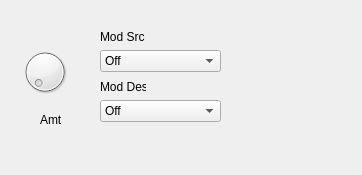
<?xml version="1.0" encoding="UTF-8"?>
<ui version="4.0">
 <class>Dialog</class>
 <widget class="QDialog" name="Dialog">
  <property name="geometry">
   <rect>
    <x>0</x>
    <y>0</y>
    <width>362</width>
    <height>175</height>
   </rect>
  </property>
  <property name="windowTitle">
   <string>Dialog</string>
  </property>
  <widget class="QComboBox" name="modDest">
   <property name="geometry">
    <rect>
     <x>100</x>
     <y>100</y>
     <width>121</width>
     <height>22</height>
    </rect>
   </property>
   <item>
    <property name="text">
     <string>Off</string>
    </property>
   </item>
   <item>
    <property name="text">
     <string>Osc 1 Freq</string>
    </property>
   </item>
   <item>
    <property name="text">
     <string>Osc 2 Freq</string>
    </property>
   </item>
   <item>
    <property name="text">
     <string>Osc 1+2 Freq</string>
    </property>
   </item>
   <item>
    <property name="text">
     <string>Osc Mix</string>
    </property>
   </item>
   <item>
    <property name="text">
     <string>Noise Level</string>
    </property>
   </item>
   <item>
    <property name="text">
     <string>Osc 1 PW</string>
    </property>
   </item>
   <item>
    <property name="text">
     <string>Osc 2 PW</string>
    </property>
   </item>
   <item>
    <property name="text">
     <string>Osc 1+2 PW</string>
    </property>
   </item>
   <item>
    <property name="text">
     <string>Filter Freq</string>
    </property>
   </item>
   <item>
    <property name="text">
     <string>Resonance</string>
    </property>
   </item>
   <item>
    <property name="text">
     <string>Filter Audio Mod</string>
    </property>
   </item>
   <item>
    <property name="text">
     <string>VCA Level</string>
    </property>
   </item>
   <item>
    <property name="text">
     <string>Pan</string>
    </property>
   </item>
   <item>
    <property name="text">
     <string>LFO 1 Freq</string>
    </property>
   </item>
   <item>
    <property name="text">
     <string>LFO2 Freq</string>
    </property>
   </item>
   <item>
    <property name="text">
     <string>LFO3 Freq</string>
    </property>
   </item>
   <item>
    <property name="text">
     <string>LFO4 Freq</string>
    </property>
   </item>
   <item>
    <property name="text">
     <string>All LFO Freq</string>
    </property>
   </item>
   <item>
    <property name="text">
     <string>LFO1 Amt</string>
    </property>
   </item>
   <item>
    <property name="text">
     <string>LFO2 Amt</string>
    </property>
   </item>
   <item>
    <property name="text">
     <string>LFO3 Amt</string>
    </property>
   </item>
   <item>
    <property name="text">
     <string>LFO4 Amt</string>
    </property>
   </item>
   <item>
    <property name="text">
     <string>All LFO Amt</string>
    </property>
   </item>
   <item>
    <property name="text">
     <string>Filter Env Amt</string>
    </property>
   </item>
   <item>
    <property name="text">
     <string>Amp Env Amt</string>
    </property>
   </item>
   <item>
    <property name="text">
     <string>Env 3 Amt</string>
    </property>
   </item>
   <item>
    <property name="text">
     <string>All Env Amt</string>
    </property>
   </item>
   <item>
    <property name="text">
     <string>Env1 Attak</string>
    </property>
   </item>
   <item>
    <property name="text">
     <string>Env2 Attack</string>
    </property>
   </item>
   <item>
    <property name="text">
     <string>Env3 Attack</string>
    </property>
   </item>
   <item>
    <property name="text">
     <string>All Env Attacks</string>
    </property>
   </item>
   <item>
    <property name="text">
     <string>Env1 Decay</string>
    </property>
   </item>
   <item>
    <property name="text">
     <string>Env2 Decay</string>
    </property>
   </item>
   <item>
    <property name="text">
     <string>Env3 Decay</string>
    </property>
   </item>
   <item>
    <property name="text">
     <string>All Env Decays</string>
    </property>
   </item>
   <item>
    <property name="text">
     <string>Env1 Release</string>
    </property>
   </item>
   <item>
    <property name="text">
     <string>Env2 Release</string>
    </property>
   </item>
   <item>
    <property name="text">
     <string>Env3 Release</string>
    </property>
   </item>
   <item>
    <property name="text">
     <string>All Env Releases</string>
    </property>
   </item>
   <item>
    <property name="text">
     <string>Mod1 Amt</string>
    </property>
   </item>
   <item>
    <property name="text">
     <string>Mod2 Amt</string>
    </property>
   </item>
   <item>
    <property name="text">
     <string>Mod3 Amt</string>
    </property>
   </item>
   <item>
    <property name="text">
     <string>Mod4 Amt</string>
    </property>
   </item>
   <item>
    <property name="text">
     <string>Ext Audio In Level</string>
    </property>
   </item>
   <item>
    <property name="text">
     <string>Sub Osc1</string>
    </property>
   </item>
   <item>
    <property name="text">
     <string>Sub Osc 2</string>
    </property>
   </item>
   <item>
    <property name="text">
     <string>Skew 1/2</string>
    </property>
   </item>
   <item>
    <property name="text">
     <string/>
    </property>
   </item>
  </widget>
  <widget class="QLabel" name="label_3">
   <property name="geometry">
    <rect>
     <x>100</x>
     <y>80</y>
     <width>46</width>
     <height>13</height>
    </rect>
   </property>
   <property name="text">
    <string>Mod Dest</string>
   </property>
  </widget>
  <widget class="QDial" name="modAmt">
   <property name="geometry">
    <rect>
     <x>20</x>
     <y>40</y>
     <width>50</width>
     <height>64</height>
    </rect>
   </property>
   <property name="maximum">
    <number>1024</number>
   </property>
  </widget>
  <widget class="QLabel" name="label">
   <property name="geometry">
    <rect>
     <x>40</x>
     <y>110</y>
     <width>41</width>
     <height>20</height>
    </rect>
   </property>
   <property name="text">
    <string>Amt</string>
   </property>
  </widget>
  <widget class="QComboBox" name="modSrc">
   <property name="geometry">
    <rect>
     <x>100</x>
     <y>50</y>
     <width>121</width>
     <height>22</height>
    </rect>
   </property>
   <item>
    <property name="text">
     <string>Off</string>
    </property>
   </item>
   <item>
    <property name="text">
     <string>Sequence Track 1</string>
    </property>
   </item>
   <item>
    <property name="text">
     <string>Sequence Track 2</string>
    </property>
   </item>
   <item>
    <property name="text">
     <string>Sequence Track 3</string>
    </property>
   </item>
   <item>
    <property name="text">
     <string>Sequence Track 4</string>
    </property>
   </item>
   <item>
    <property name="text">
     <string>LFO 1</string>
    </property>
   </item>
   <item>
    <property name="text">
     <string>LFO 2</string>
    </property>
   </item>
   <item>
    <property name="text">
     <string>LFO 3</string>
    </property>
   </item>
   <item>
    <property name="text">
     <string>LFO 4</string>
    </property>
   </item>
   <item>
    <property name="text">
     <string>Filter Envelope</string>
    </property>
   </item>
   <item>
    <property name="text">
     <string>Amp Envelope</string>
    </property>
   </item>
   <item>
    <property name="text">
     <string>Envelope 3</string>
    </property>
   </item>
   <item>
    <property name="text">
     <string>Pitch Bend</string>
    </property>
   </item>
   <item>
    <property name="text">
     <string>Mod Wheel</string>
    </property>
   </item>
   <item>
    <property name="text">
     <string>Pressure</string>
    </property>
   </item>
   <item>
    <property name="text">
     <string>Breath</string>
    </property>
   </item>
   <item>
    <property name="text">
     <string>Foot</string>
    </property>
   </item>
   <item>
    <property name="text">
     <string>Expression</string>
    </property>
   </item>
   <item>
    <property name="text">
     <string>Velocity</string>
    </property>
   </item>
   <item>
    <property name="text">
     <string>Note Number</string>
    </property>
   </item>
   <item>
    <property name="text">
     <string>Noise</string>
    </property>
   </item>
   <item>
    <property name="text">
     <string>Audio In Envelope Follower</string>
    </property>
   </item>
   <item>
    <property name="text">
     <string>Audio in Peak</string>
    </property>
   </item>
  </widget>
  <widget class="QLabel" name="label_2">
   <property name="geometry">
    <rect>
     <x>100</x>
     <y>30</y>
     <width>46</width>
     <height>13</height>
    </rect>
   </property>
   <property name="text">
    <string>Mod Src</string>
   </property>
  </widget>
 </widget>
 <resources/>
 <connections/>
</ui>
